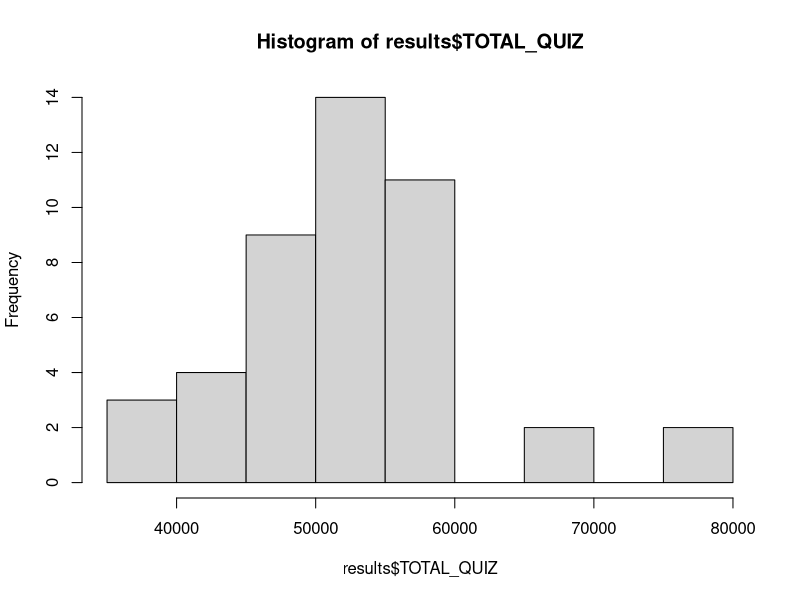
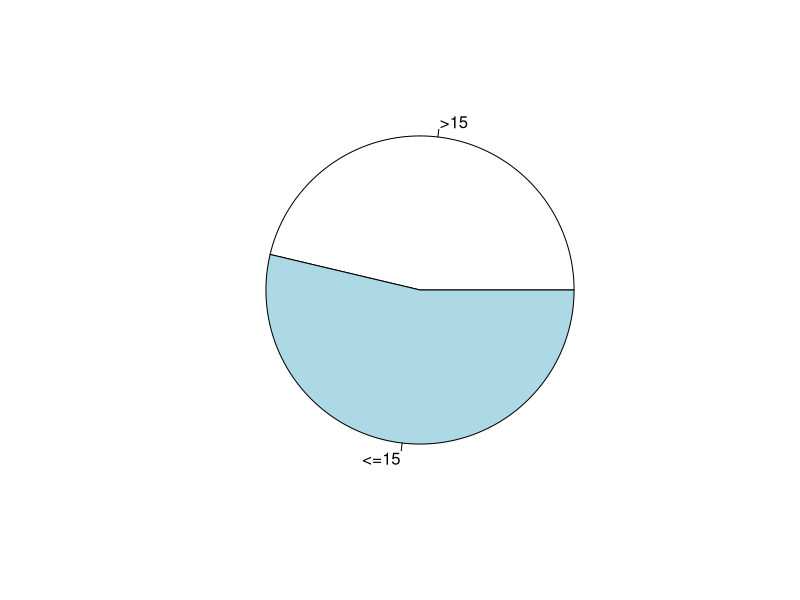
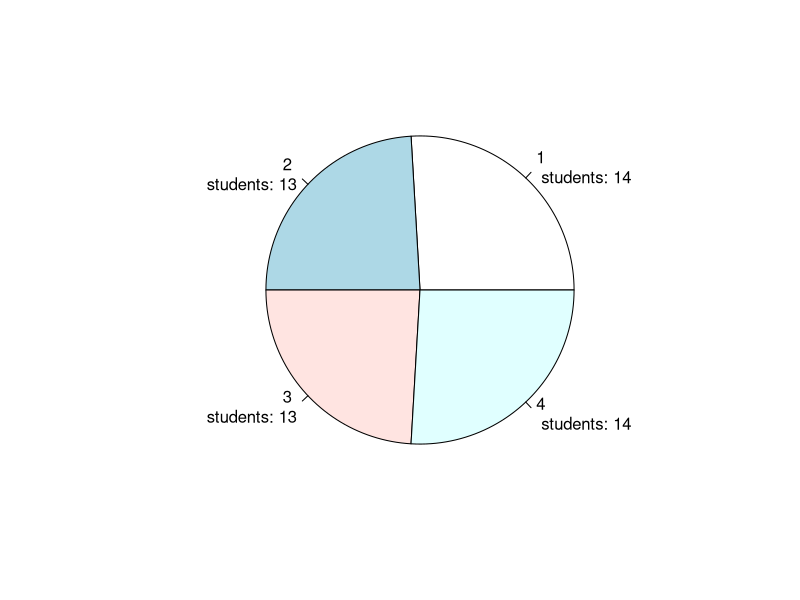
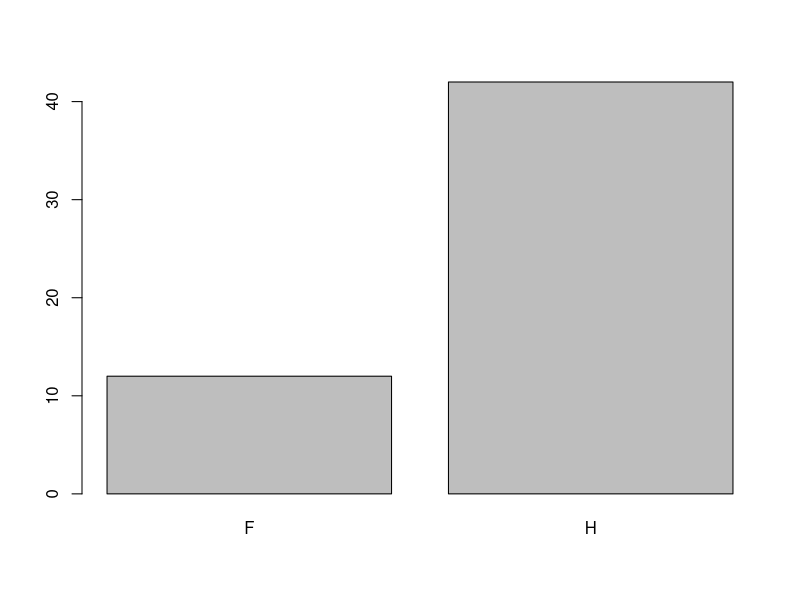
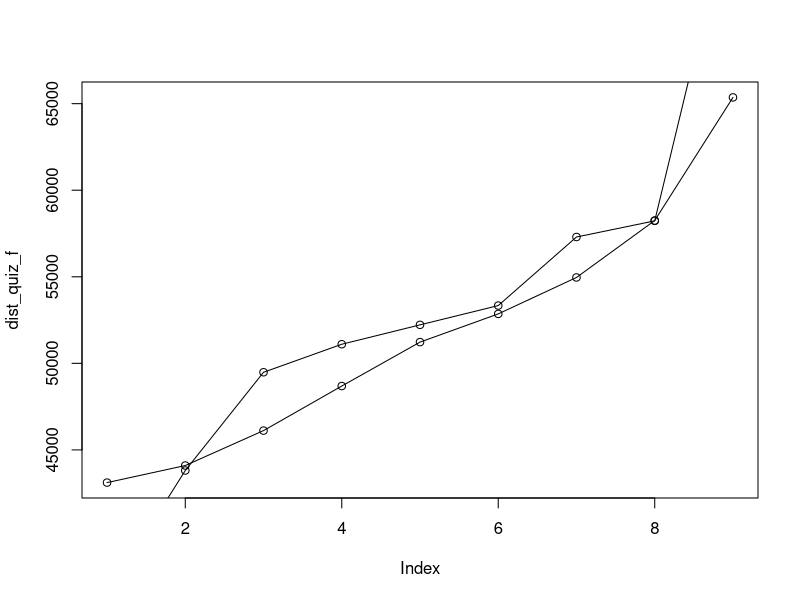
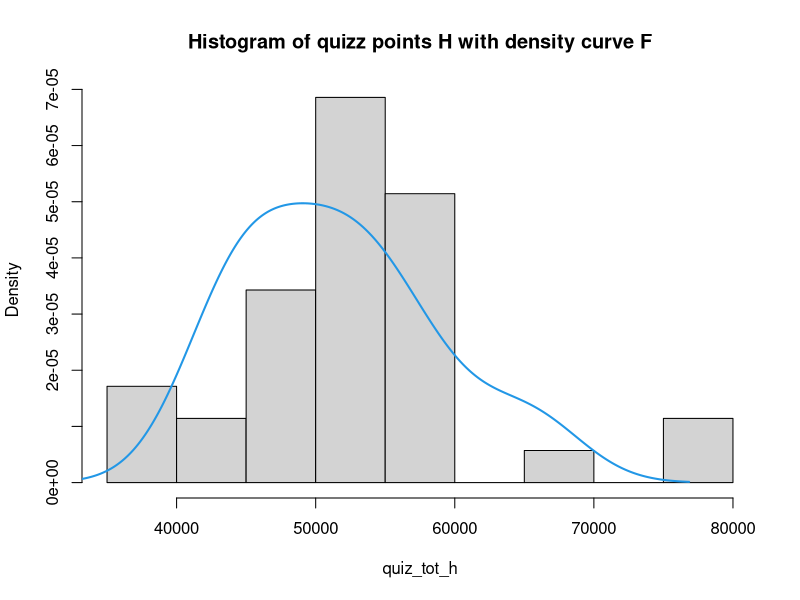
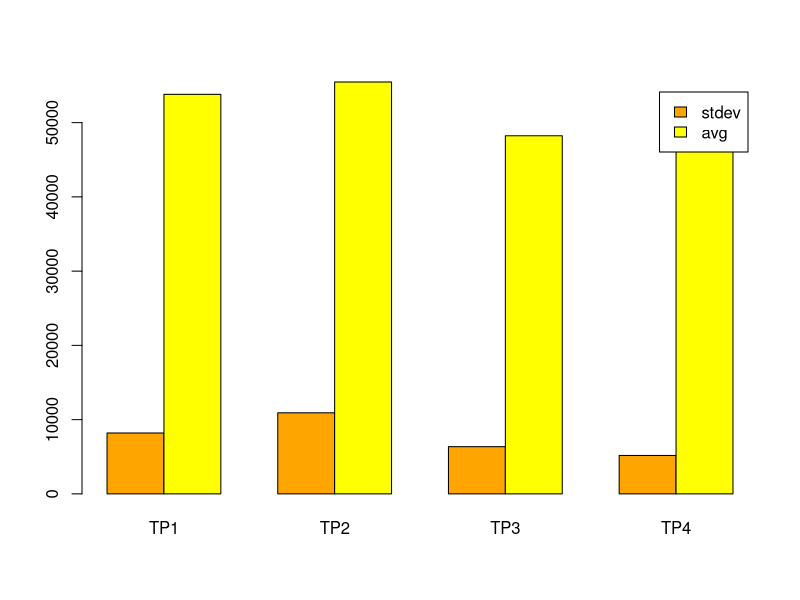
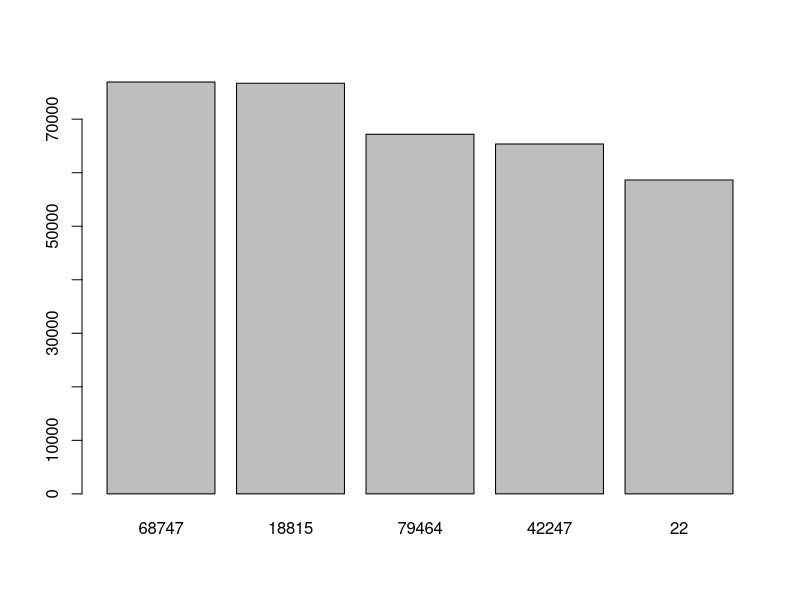

These charts were generated, in order, by the following R code:
# results taken from GITHUB !!!
results = read.csv('datasets/students_results.csv', sep=';')

# EX 1
nrow(results)
ncol(results)

colnames(results)
str(results)

results[, c('Groupe.TP', 'Groupe.TD')] = lapply(results[, c('Groupe.TP', 'Groupe.TD')], as.factor)
str(results)

# EX 2
results$TOTAL_QUIZ = results$QUIZ1 + results$QUIZ2
str(results)

results$AVG_QUIZ = results$TOTAL_QUIZ/2

hist(results$TOTAL_QUIZ)

# replacing comas by points
results$TP4 = gsub(',', '.', results$TP4)
results$TP2 = gsub(',', '.', results$TP2)
results$TP1 = gsub(',', '.', results$TP1)

# making floats of values
results$TP4 = as.double(results$TP4)
results$TP2 = as.double(results$TP2)
results$TP1 = as.double(results$TP1)

quantile(x=results$TP4, seq(0, 1, 0.1), na.rm = TRUE)

# representation TP4
over_15 = nrow(results[results$TP4 > 15, ])
pie(c(over_15, nrow(results)-over_15), labels=c('>15', '<=15'))


group_dist = table(results$Groupe.TP)

# beautiful pie chart with double labels
updated_lbls = paste(names(group_dist),'\n students:', group_dist, sep=' ')
pie(group_dist, labels=updated_lbls)


students_per_sex = table(results$Genre)
barplot(students_per_sex)


# EX 3
quiz_tot_h = results[results$Genre == 'H',]$TOTAL_QUIZ
quiz_tot_f = results[results$Genre == 'F',]$TOTAL_QUIZ

dist_quiz_h = quantile(quiz_tot_h, probs = seq(0,1,0.125), na.rm = TRUE)
dist_quiz_f = quantile(quiz_tot_f, probs = seq(0,1,0.125), na.rm = TRUE)

plot(dist_quiz_f, type='o')
lines(dist_quiz_h, type='o')

hist(quiz_tot_h, prob = TRUE, main = "Histogram of quizz points H with density curve F")
lines(density(dist_quiz_f), col = 4, lwd = 2)


mean(quiz_tot_f, na.rm=TRUE)
mean(quiz_tot_h, na.rm=TRUE)


stdevs = c()
means = c()

for (group in list(1, 2, 3, 4)) {
  print(group)
  marks = results[results$Groupe.TP == group,]$TOTAL_QUIZ
  stdevs = append(stdevs, sd(marks, na.rm=TRUE))
  means = append(means, mean(marks, na.rm=TRUE))
}


# double data series barplot of stdevs and average for quiz per TP group
barplot(rbind(stdevs,means),
        col=c("orange","yellow"),
        beside = TRUE,
        legend.text = c('stdev', 'avg'),
        names.arg = c('TP1', 'TP2', 'TP3', 'TP4'))



# top 5 students
best_scores = head(results[order(results$TOTAL_QUIZ, decreasing=TRUE),], 5)
barplot(best_scores$TOTAL_QUIZ, names.arg=best_scores$ID_etudiant)


# top 3 students of TP1 seems hardcoded w/o dplyr
top3tp1 = head(results[order(results$TOTAL_QUIZ, decreasing=TRUE), ][results$Groupe.TP == 1, ],3)


# EX 4



